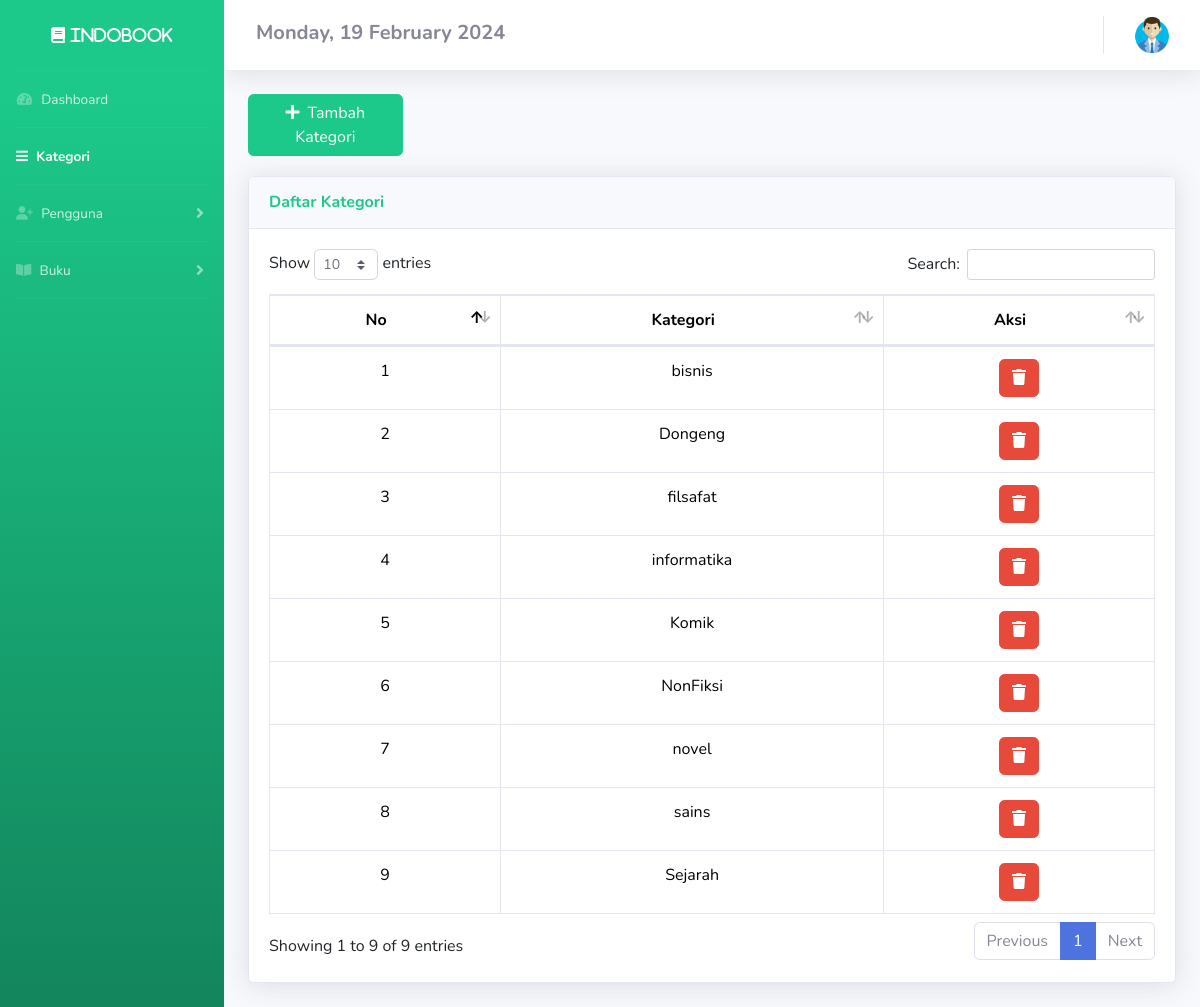
Page /DashboardAdmin/kategori.php (signed in) on the committed database.
### tables this page shows
CREATE TABLE `kategori_buku` (
  `kategori` varchar(255) NOT NULL
);

### config/config.php (called while the page is built, shortened)
<?php
$host = "127.0.0.1";
$username = "root";
$password = "";
$database_name = "Aditya";
$connection = mysqli_connect($host, $username, $password, $database_name);
function queryReadData($dataKategori)
{
  global $connection;
  $result = mysqli_query($connection, $dataKategori);
  $items = [];
  while ($item = mysqli_fetch_assoc($result)) {
    $items[] = $item;
  }
  return $items;
}

### DashboardAdmin/kategori.php (the view, shortened to what this page needs)
<?php
require "../config/config.php";
$member = queryReadData("SELECT * FROM kategori_buku");
?>
<!DOCTYPE html>
<html lang="en">
<head>
  <link href="https://cdn.jsdelivr.net/npm/bootstrap@5.3.2/dist/css/bootstrap.min.css" rel="stylesheet">
  <link href="../assets2/vendor/fontawesome-free/css/all.min.css" rel="stylesheet" type="text/css">
  <link href="../assets2/css/sb-admin-2.min.css" rel="stylesheet">
  <link href="../assets2/vendor/datatables/dataTables.bootstrap4.min.css" rel="stylesheet">
</head>
<body id="page-top">
  <div id="wrapper">
    <ul class="navbar-nav bg-gradient-success sidebar sidebar-dark accordion" id="accordionSidebar">
      <div class="sticky-top">
        <a class="sidebar-brand d-flex align-items-center justify-content-center" href="kategori.php">
          <div class="sidebar-brand-text fas fa-book"> Indobook</div>
        </a>
        <hr class="sidebar-divider my-0">
        <li class="nav-item">
          <a class="nav-link" href="index.php">
            <i class="fas fa-fw fa-tachometer-alt"></i>
            <span>Dashboard</span></a>
        </li>
        <hr class="sidebar-divider my-0">
        <li class="nav-item active">
          <a class="nav-link" href="#.php">
            <i class="fas fa-bars"></i>
            <span>Kategori</span></a>
        </li>
        <hr class="sidebar-divider my-0">
        <li class="nav-item">
          <a class="nav-link collapsed" href="#" data-toggle="collapse" data-target="#collapseTwo" aria-expanded="true" aria-controls="collapseTwo">
          <i class="fa-solid fa-user-plus"></i>
            <span>Pengguna</span>
          </a>
        </li>
        <hr class="sidebar-divider my-0">
        <li class="nav-item">
          <a class="nav-link collapsed" href="#" data-toggle="collapse" data-target="#collapseUtilities" aria-expanded="true" aria-controls="collapseUtilities">
            <i class="fas fa-book-open"></i>
            <span>Buku</span>
          </a>
        </li>
        <hr class="sidebar-divider my-0">
    </ul>
    <?php
    $day = date('l');
    $dayOfMonth = date('d');
    $month = date('F');
    $year = date('Y');
    ?>
    <div id="content-wrapper" class="d-flex flex-column">
      <div id="content">
        <nav class="navbar navbar-expand navbar-light bg-white topbar mb-4 static-top shadow">
          <h5 class="mt-1 mx-3 fw-bold"><span class="fs-5 text-secondary"> <?php echo $day . ", " . $dayOfMonth . " " . " " . $month . " " . $year; ?> </span></h5>
          <ul class="navbar-nav ml-auto">
            <li class="nav-item dropdown no-arrow">
              <a class="nav-link dropdown-toggle" href="#" id="userDropdown" role="button" data-toggle="dropdown" aria-haspopup="true" aria-expanded="false">
                <img src="../assets/user.png" alt="memberLogo" width="40px">
              </a>
            </li>
          </ul>
        </nav>
        <div class="container-fluid">
          <button style="margin-bottom:20px" data-toggle="modal" data-target="#myModal" class="btn btn-success col-md-2"><span class="glyphicon glyphicon-plus"></span><i class="fas fa-plus mr-2"></i>Tambah Kategori</button>
          <div class="card shadow mb-4">
            <div class="card-header py-3">
              <h6 class="m-0 font-weight-bold text-success">Daftar Kategori</h6>
            </div>
            <div class="card-body">
              <div class="table-responsive">
                <table class="table table-bordered" id="dataTable" width="100%" cellspacing="0">
                  <thead>
                    <tr align="center">
                      <th>No</th>
                      <th>Kategori</th>
                      <th>Aksi</th>
                    </tr>
                  </thead>
                  <tbody>
                    <?php
                    $no = 1;
                    foreach ($member as $item) :
                    ?>
                      <tr>
                        <td align="center"><?php echo $no++ ?></td>
                        <td align="center"><?php echo $item['kategori'] ?></td>
                        <td align="center">
                          <a href="deleteKategori.php?kategori=<?= $item['kategori']; ?>" class="btn btn-danger" onclick="return confirm('Apakah <?= $item['kategori']; ?> ingin anda hapus? Jika anda hapus maka data buku dengan kategori ini juga akan terhapus!');"><i class="fas fa-trash"></i></a>
                        </td>
                      </tr>
                    <?php endforeach; ?>
                  </tbody>
                </table>
              </div>
            </div>
          </div>
        </div>
      </div>
</body>
</html>

### rows in the picture
kategori_buku: kategori "bisnis"
kategori_buku: kategori "Dongeng"
kategori_buku: kategori "filsafat"
kategori_buku: kategori "informatika"
kategori_buku: kategori "Komik"
kategori_buku: kategori "NonFiksi"
kategori_buku: kategori "novel"
kategori_buku: kategori "sains"
kategori_buku: kategori "Sejarah"
